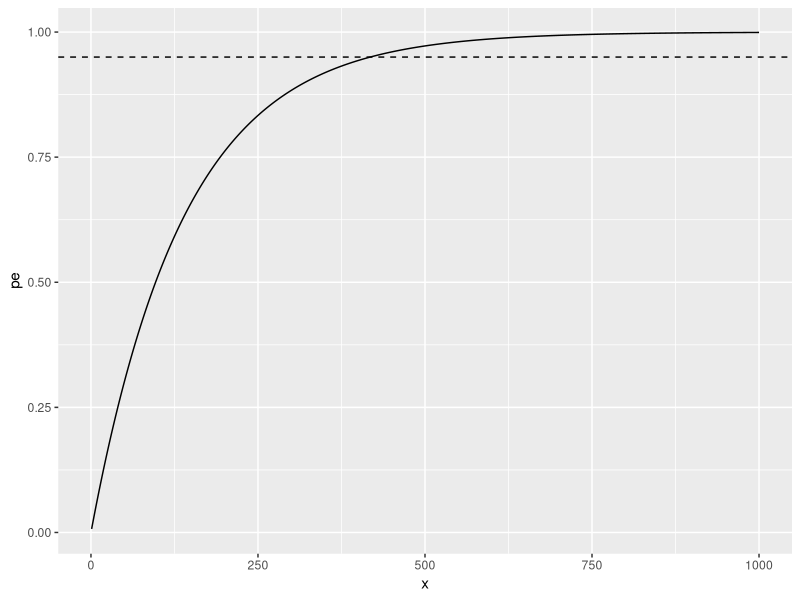
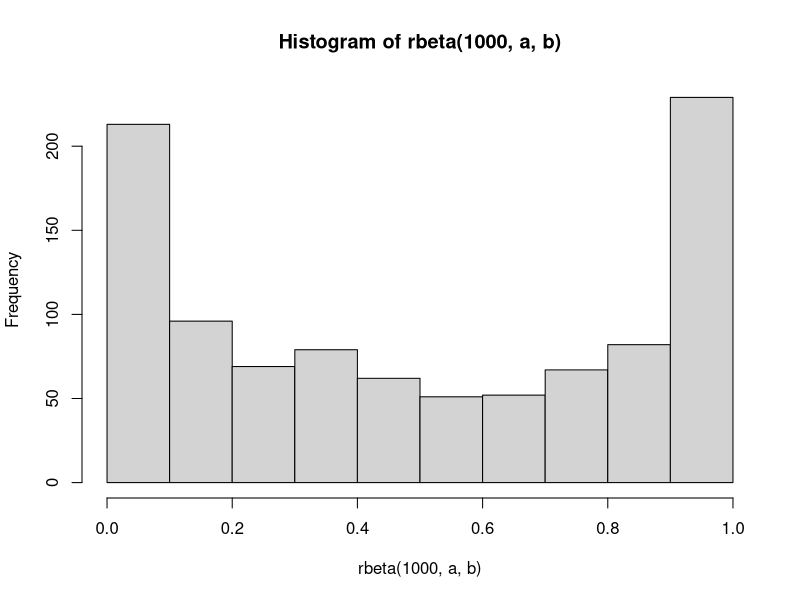
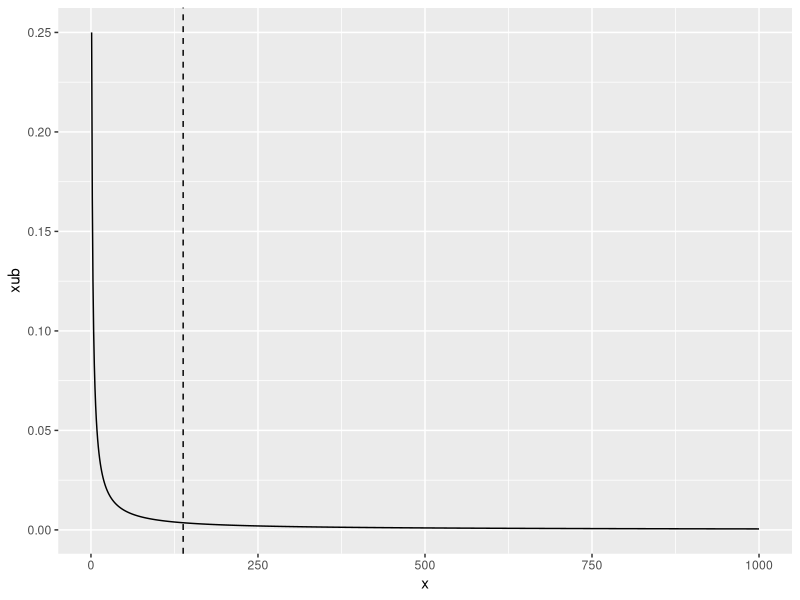

Recreate these plots in R, in order.
#' Load libraries.
library(dplyr)
library(ggplot2)
# Rule of 3 is a 95% one-sided confidence limit. 

# Laplace's rule of succession. The rule of succession states that the estimated probability of failure is (F + 1)/(N + 2). Where F is the number of failures.
# Laplace's rule of succession.
F <- 0
N <- 138
p <- (F + 1) / (N + 2)
x <- 1:1000
pe <- 1 - pbinom(0, size = x, prob = p)
ggplot(tibble(x, pe)) +
    geom_line(aes(x, pe, group = 1)) +
    geom_hline(yintercept = 0.95, linetype = "dashed")
sum(near(0.95, pe, tol = 0.0001))
x[near(0.95, pe, tol = 0.0001)]

#' Bayesian estimator
#' if we use beta prior with parameters a and b we can use formula (see Razzaghi, 2002):
#' Razzaghi, M. (2002). On the estimation of binomial success probability with zero occurrence in sample. Journal of Modern Applied Statistical Methods, 1(2), 41. http://digitalcommons.wayne.edu/cgi/viewcontent.cgi?article=1673&context=jmasm
a <- 0.5
b <- 0.5
hist(rbeta(1000, a, b))
upper_bound <- function(x) {
    a / (a + b + x)
    }

xub <- upper_bound(x)
ggplot(tibble(x, xub)) +
    geom_line(aes(x, xub, group = 1)) +
    geom_vline(xintercept = 138, linetype = "dashed")
upper_bound(N) * 1e5
upper_bound(500) * 100000
